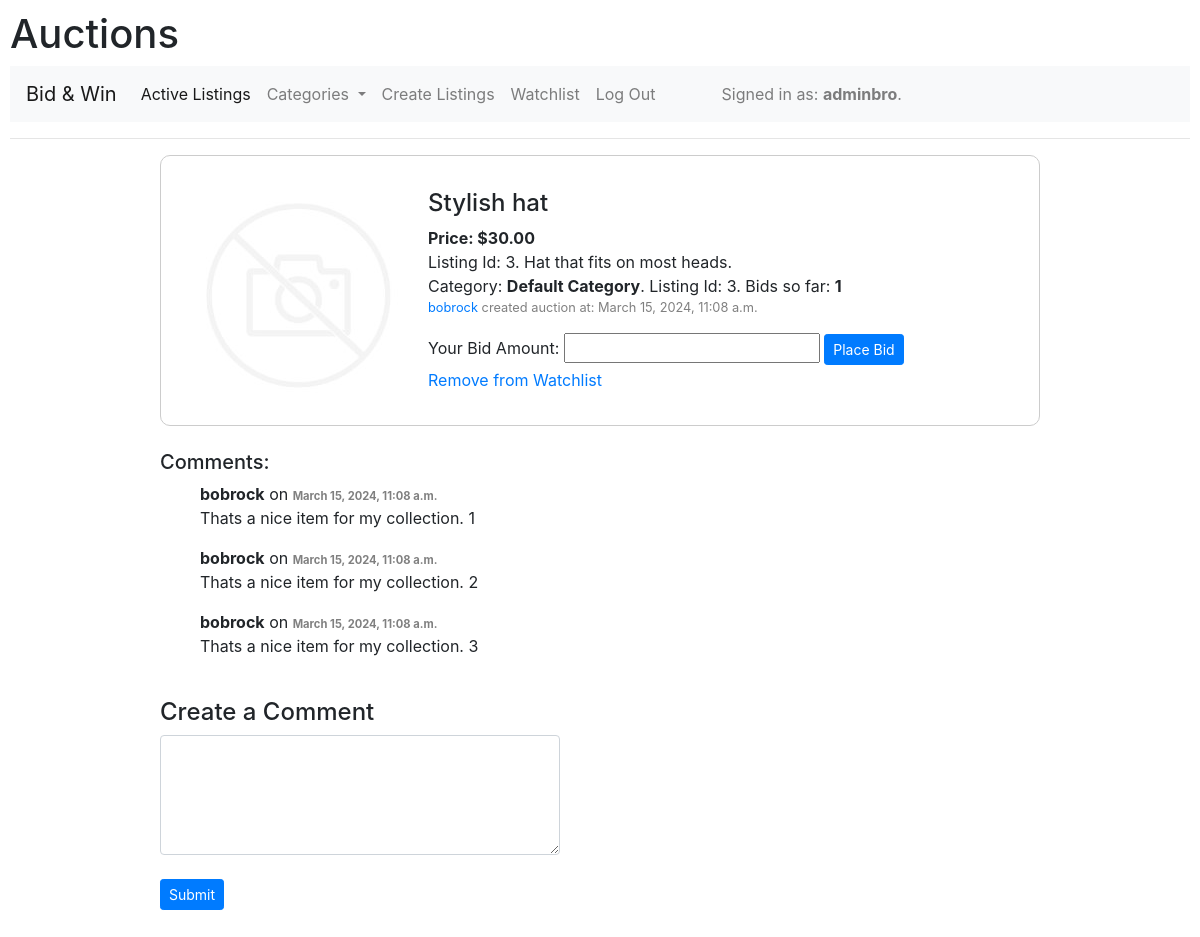
The app's page /auctions/listing/3/ (signed in) with its own data.
### auctions/models.py (models this page shows, shortened)
class User(AbstractUser):
    pass

class Listing(models.Model):
    user = models.ForeignKey(User, on_delete=models.CASCADE)
    title = models.TextField(max_length=64)
    text = models.TextField(max_length=512)
    start_bid = models.DecimalField(max_digits=10, decimal_places=2, validators=[MinValueValidator(0)])
    image = models.ImageField(upload_to='listing_images/', default='no_image.jpg', validators=[validate_image_size], blank=True, null=True)
    created_at = models.DateTimeField(auto_now_add=True)
    updated_at = models.DateTimeField(auto_now=True)
    current_highest_bid = models.DecimalField(max_digits=10, decimal_places=2, default=0)
    is_active = models.BooleanField(default=True)
    winner = models.ForeignKey(User, on_delete=models.SET_NULL, null=True, blank=True, related_name='won_listings')
    category = models.ForeignKey(Category, on_delete=models.CASCADE)
    def bid_count(self):
        return Bid.objects.filter(listing=self).count()

class Category(models.Model):
    name = models.CharField(max_length=100)
    description = models.TextField(blank=True)
    parent_category = models.ForeignKey('self', null=True, blank=True, related_name='subcategories', on_delete=models.CASCADE)
    status = models.CharField(max_length=50)

class Comment(models.Model):
    user = models.ForeignKey(User, on_delete=models.CASCADE)
    text = models.TextField()
    listing = models.ForeignKey(Listing, on_delete=models.CASCADE, related_name='comments', default=1)
    created_at = models.DateTimeField(auto_now_add=True)
    updated_at = models.DateTimeField(auto_now=True)

### auctions/views.py (the view)
# urls.py: path("auctions/listing/<int:pk>/", views.listing_detail, name="listing_detail"),
@login_required(login_url='/login/')
def listing_detail(request, pk):
    listing = get_object_or_404(Listing, pk=pk)
    watchlist_items = Watchlist.objects.filter(user=request.user, listing=listing)
    comments = Comment.objects.all()
    comments = listing.comments.all()  # Retrieve comments related to the listing
    category = listing.category
    if request.method == 'POST':
        text = request.POST.get('text')
        if text:
            Comment.objects.create(user=request.user, listing=listing, text=text)
            return redirect('listing_detail', pk=pk)
    if request.method == 'POST':
        form = CommentForm(request.POST)
        if form.is_valid():
            text = form.cleaned_data['text']
            Comment.objects.create(user=request.user, listing=listing, text=text)
            return redirect('listing_detail', pk=pk)
    else:
        form = CommentForm()
    return render(request, 'auctions/listing/listing_detail.html', {'listing': listing, 'watchlist_items': watchlist_items, 'comments': comments, 'form': form, 'category': category})

### auctions/forms.py
class CommentForm(forms.Form):
    text = forms.CharField(widget=forms.Textarea(attrs={'rows': 4, 'placeholder': 'Write your comment here...'}))

### auctions/templates/auctions/listing/listing_detail.html (shortened to what this page needs)
{% extends "auctions/layout.html" %}
{% block body %}
<div class="container">
        <div class="row justify-content-center">
            <div class="col-md-10">
<div class="listing_container">
        <table>
        <td>
        {% if listing.image %}
                <img src="{{ listing.image.url }}" style="width: 200px; height: 200px;" alt="Listing Image" class="img-fluid"><br>
        {% else %}
                <img src="/media/listing_images/no_image.jpg" alt="Default Image">
        {% endif %}
        </td>
        <td class="table_margin" style="padding-left: 10px;">
                <h4>{{ listing.title }}</h4>
                <b>Price: ${{ listing.start_bid }}</b></br>
                Listing Id: {{ listing.id }}. {{ listing.text }}</br>
                Category: <b>{{ category.name }}</b>. Listing Id: {{ listing.id }}. Bids so far: <b>{{ listing.bid_count }}</b>
                <p class="created_at"><a href="#">{{ listing.user }}</a> created auction at: {{ listing.created_at }}</p>
                {% if user.is_authenticated %}
                {% if listing.is_active %}
                <form method="post" action="{% url 'place_bid' listing.id %}">
                        <label for="bid_amount">Your Bid Amount:</label>
                        <input type="number" name="bid_amount" step="0.01" min="{{ listing.start_bid }}">
                        <button type="submit" class="btn btn-primary btn-sm">Place Bid</button>
                </form>
                {% endif %}
                        {% if watchlist_items %}
                                <a href="{% url 'remove_from_watchlist' listing.pk %}">Remove from Watchlist</a>
                        {% else %}
                                <a href="{% url 'add_to_watchlist' listing.pk %}">Add to Watchlist</a>
                        {% endif %}
                {% endif %}
        </td>
        </table>
        </div>
        <br>
        <div class="css_comments">
        <table>
        <h5>Comments:</h5>
        {% for comment in comments %}
        <div>
                <ul>
                <p><b>{{ comment.user.username }}</b> on <b style='font-size: 0.7em; color: grey;'>{{ comment.created_at }}</b><br> {{ comment.text }}</p>
                </ul>
        </div>
        {% endfor %}
        <br>
        {% if user.is_authenticated %}
        <h4>Create a Comment</h4>
        <form method="post">
            <textarea class="form-control" id="id_text" name="text" maxlength="500" required style="width: 400px; height: 120px;"></textarea>
            <br>
            <button type="submit" class="btn btn-primary btn-sm" value="Bid">Submit</button>
        </form>
        {% else %}
                <p>You must be logged in to comment.</p>
        {% endif %}
        </table>
        </div>
        <br>
</div>
</div>
</div>
{% endblock %}

### auctions/templates/auctions/layout.html (shortened to what this page needs)
{% load static %}
<!DOCTYPE html>
<html lang="en">
    <head>
        <link rel="stylesheet" href="https://stackpath.bootstrapcdn.com/bootstrap/4.4.1/css/bootstrap.min.css">
        <link href="{% static 'auctions/styles.css' %}" rel="stylesheet">
    </head>
    <body>
        <h1>Auctions</h1>
        <nav class="navbar navbar-expand-lg navbar-light bg-light justify-content-end">
            <a class="navbar-brand" href="{% url 'index' %}">Bid & Win</a>
            <div class="collapse navbar-collapse" id="navbarNavDropdown">
              <ul class="navbar-nav">
                <li class="nav-item active">
                  <a class="nav-link" href="{% url 'index' %}">Active Listings<span class="sr-only">(current)</span></a>
                </li>
                <li class="nav-item dropdown">
                  <a class="nav-link dropdown-toggle" href="#" id="navbarDropdownMenuLink" data-toggle="dropdown" aria-haspopup="true" aria-expanded="false">
                    Categories
                  </a>
                </li>
                <li class="nav-item">
                  <a class="nav-link" href="{% url 'create_listing' %}">Create Listings</a>
                </li>
                {% if user.is_authenticated %}
                <li class="nav-item">
                  <a class="nav-link" href="{% url 'watchlist_page' %}">Watchlist</a>
                </li>
                <li class="nav-item">
                    <a class="nav-link" href="{% url 'logout' %}">Log Out</a>
                </li>
                {% endif %}
                <li class="nav-item" style="padding-left: 50px;">
                    <div class="nav-link">
                        {% if user.is_authenticated %}
                            Signed in as: <strong>{{ user.username }}</strong>.
                        {% else %}
                            Not signed in.
                        {% endif %}
                    </div>
                </li>
              </ul>
            </div>
          </nav>
        <hr>
        {% block body %}
        {% endblock %}
    </body>
</html>

### auctions/static/auctions/styles.css (style rules this page uses)
body { padding: 10px; }
.listing_container { border: 1px solid #ccc; border-radius: 10px; padding: 20px; margin-left: 20px; margin-right: 20px; }
.created_at { font-size: 0.8em; color: grey; }
.css_comments { margin-left: 20px; }

### records on screen
User: username "adminbro"
Listing: title "Stylish hat", start_bid "30.00", id "3", text "Hat that fits on most heads.", bid_count "1", user "bobrock", created_at "March 15, 2024, 11:08 a.m."
Category: name "Default Category"
Comment: user.username "bobrock", created_at "March 15, 2024, 11:08 a.m.", text "Thats a nice item for my collection. 1"
Comment: user.username "bobrock", created_at "March 15, 2024, 11:08 a.m.", text "Thats a nice item for my collection. 2"
Comment: user.username "bobrock", created_at "March 15, 2024, 11:08 a.m.", text "Thats a nice item for my collection. 3"
